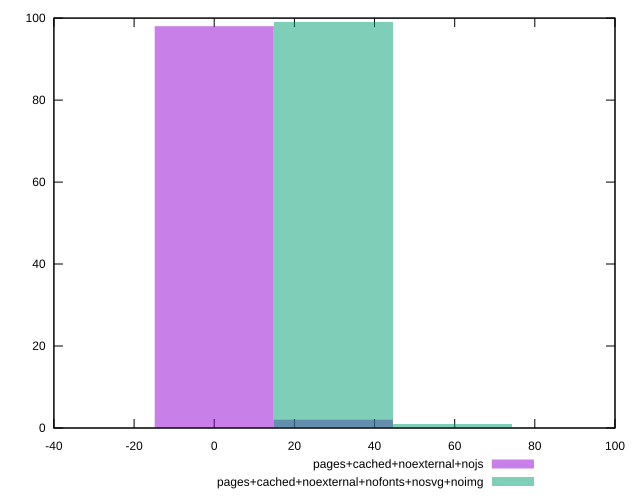

Write the gnuplot code that produced this figure.
reset
set terminal svg size 640, 500 enhanced background rgb 'white'
set output "report_00007_2020-12-11T15:55:29.892Z/bootup-time/comparison/histogram/10_vs_11.svg"

$pagesCachedNoexternalNojs <<EOF
0 98
29.703548914933098 2
EOF

$pagesCachedNoexternalNofontsNosvgNoimg <<EOF
29.703548914933098 99
59.407097829866196 1
EOF

set key outside below
set boxwidth 29.703548914933098
set yrange [0:100]
set style fill transparent solid 0.5 noborder

plot \
  $pagesCachedNoexternalNojs title "pages+cached+noexternal+nojs" with boxes, \
  $pagesCachedNoexternalNofontsNosvgNoimg title "pages+cached+noexternal+nofonts+nosvg+noimg" with boxes, \


reset
